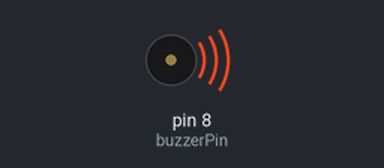
Bench run of a sketch on a simulated Arduino Uno, built with avr-gcc and run on an emulated ATmega328P. Shown: buzzer (waves = sounding).

Above: at 0.2 s.
Timing chart, 0 to 3.0 s (numbered marks = the images above):
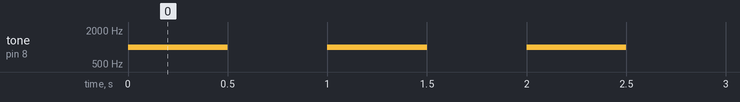

The sketch:

Button_Passive.ino
```cpp
#define buzzerPin  8

void setup()
{
  pinMode(buzzerPin, OUTPUT);
}

void loop()
{
  /* tone function take 3 parameters
  ( the pin , frequency , duration (used instead of the delay) )
  NOTE :: the third parameter is optional.
  */
  tone(buzzerPin, 1000);
  delay(500);

  /* noTone is a function to turn off the buzzer */
  noTone(buzzerPin);
  delay(500);
}
```

Measured:
- by itself, tone on pin 8 (buzzerPin): alternates 1000 Hz for 0.50 s and silent for 0.50 s
